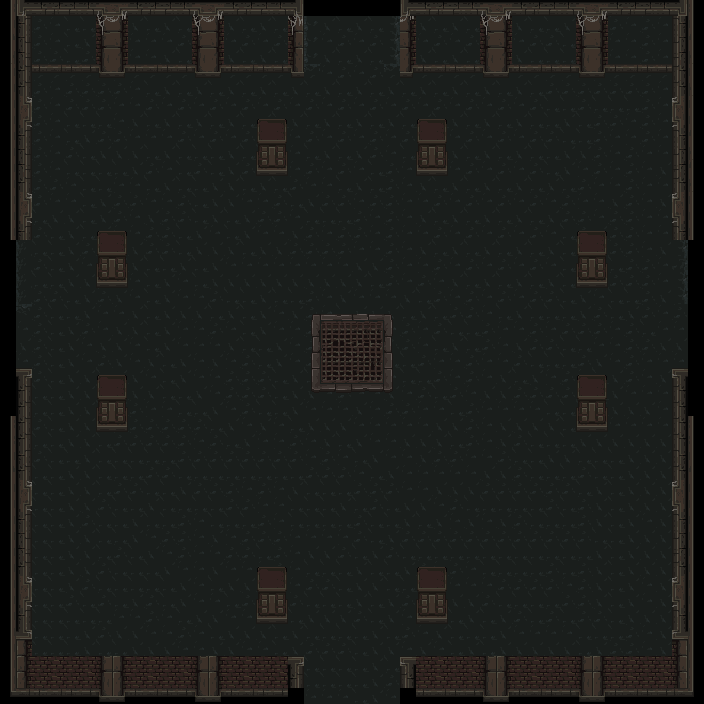

Below is a game level as drawn by its tile map, then a one-line description and the .tmx that defines it (tile-layer data replaced by summaries):
An orthogonal 44x44 tile map with 16x16 px tiles, 5 tile layers (флажки, пол, стены, проходящие_стены, ...), 2 tilesets.

<map version="1.9" tiledversion="1.9.2" orientation="orthogonal" renderorder="right-down" width="44" height="44" tilewidth="16" tileheight="16" infinite="0" nextlayerid="8" nextobjectid="1">
 <tileset firstgid="1" source="mainlevbuild.tsx" />
 <tileset firstgid="2561" source="../../mainlevbuild.tsx" />
 <layer id="7" name="флажки" width="44" height="44">
  <data>[1936 cells, 56 non-empty, 1 distinct tile ids]</data>
 </layer>
 <layer id="1" name="пол" width="44" height="44">
  <data>[1936 cells, 1796 non-empty, 18 distinct tile ids]</data>
 </layer>
 <layer id="2" name="стены" width="44" height="44" opacity="0.99">
  <data>[1936 cells, 280 non-empty, 64 distinct tile ids]</data>
 </layer>
 <layer id="3" name="проходящие_стены" width="44" height="44">
  <data>[1936 cells, 120 non-empty, 20 distinct tile ids]</data>
 </layer>
 <layer id="4" name="канализация" width="44" height="44">
  <data>[1936 cells, 36 non-empty, 36 distinct tile ids]</data>
 </layer>
</map>
